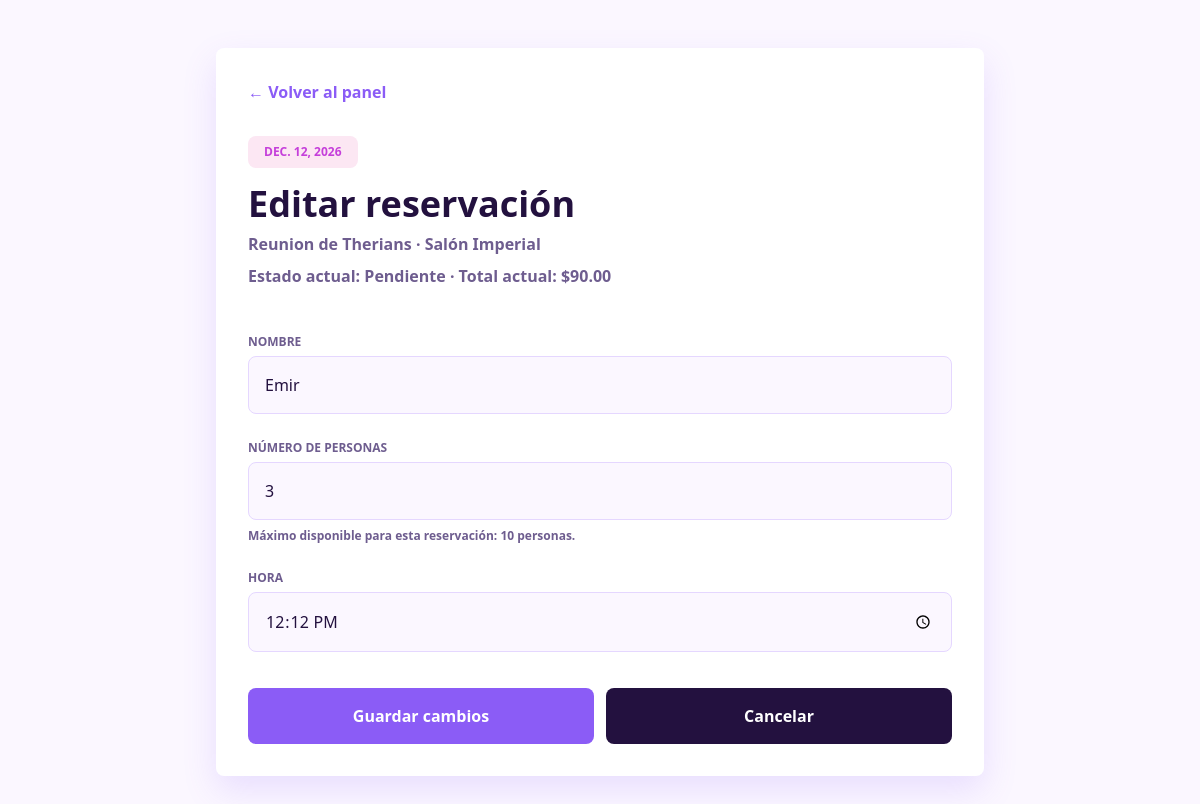
The page /reservacion/9/editar/ (signed in) on the database its author committed.
### web/models.py (models this page shows, shortened)
class Evento(models.Model):
    CATEGORIA_GENERAL = "general"
    CATEGORIA_CONFERENCIA = "conferencia"
    CATEGORIA_TALLER = "taller"
    CATEGORIA_CURSO = "curso"
    CATEGORIA_FIESTA = "fiesta"
    CATEGORIA_DEPORTIVO = "deportivo"
    CATEGORIA_CULTURAL = "cultural"
    CATEGORIA_ACADEMICO = "academico"
    CATEGORIA_EMPRESARIAL = "empresarial"
    CATEGORIA_OTRO = "otro"
    CATEGORIAS = [
        (CATEGORIA_GENERAL, "General"),
        (CATEGORIA_CONFERENCIA, "Conferencia"),
        (CATEGORIA_TALLER, "Taller"),
        (CATEGORIA_CURSO, "Curso"),
        (CATEGORIA_FIESTA, "Fiesta"),
        (CATEGORIA_DEPORTIVO, "Deportivo"),
        (CATEGORIA_CULTURAL, "Cultural"),
        (CATEGORIA_ACADEMICO, "Académico"),
        (CATEGORIA_EMPRESARIAL, "Empresarial"),
        (CATEGORIA_OTRO, "Otro"),
    ]
    organizador = models.ForeignKey(User, on_delete=models.CASCADE)
    nombre_evento = models.CharField(max_length=100)
    lugar = models.CharField(max_length=150)
    fecha_evento = models.DateField()
    cupo_maximo = models.PositiveIntegerField()
    precio_persona = models.DecimalField(max_digits=10, decimal_places=2, default=0)
    categoria = models.CharField(
        max_length=20, choices=CATEGORIAS, default=CATEGORIA_GENERAL
    )
    servicios = models.TextField(blank=True, null=True)
    descripcion = models.TextField(blank=True, null=True)
    codigo_invitacion = models.CharField(
        max_length=20, unique=True, default=generar_codigo_unico
    )
    activo = models.BooleanField(default=True)
    def reservaciones_activas(self):
        return self.reservaciones.exclude(estado=Reservacion.ESTADO_CANCELADA)
    def lugares_reservados(self):
        return (
            self.reservaciones_activas().aggregate(total=models.Sum("numero_personas"))[
                "total"
            ]
            or 0
        )

class Reservacion(models.Model):
    ESTADO_PENDIENTE = "pendiente"
    ESTADO_CONFIRMADA = "confirmada"
    ESTADO_PAGADA = "pagada"
    ESTADO_CANCELADA = "cancelada"
    ESTADO_ASISTIO = "asistio"
    ESTADO_NO_ASISTIO = "no_asistio"
    ESTADOS = [
        (ESTADO_PENDIENTE, "Pendiente"),
        (ESTADO_CONFIRMADA, "Confirmada"),
        (ESTADO_PAGADA, "Pagada"),
        (ESTADO_CANCELADA, "Cancelada"),
        (ESTADO_ASISTIO, "Asistió"),
        (ESTADO_NO_ASISTIO, "No asistió"),
    ]
    MAX_PERSONAS_POR_RESERVACION = 10
    evento = models.ForeignKey(
        Evento, on_delete=models.CASCADE, related_name="reservaciones"
    )
    usuario = models.ForeignKey(
        User, on_delete=models.CASCADE, related_name="reservaciones"
    )
    nombre_cliente = models.CharField(max_length=100)
    hora_reserva = models.TimeField()
    numero_personas = models.PositiveIntegerField()
    estado = models.CharField(
        max_length=20, choices=ESTADOS, default=ESTADO_PENDIENTE
    )
    servicios_extra = models.ManyToManyField(
        ServicioExtra, blank=True, related_name="reservaciones"
    )
    fecha_creacion = models.DateTimeField(auto_now_add=True)
    class Meta:
        constraints = [
            models.UniqueConstraint(
                fields=["evento", "usuario"],
                condition=~models.Q(estado="cancelada"),
                name="reservacion_activa_unica_por_usuario_evento",
            )
        ]
    def esta_cancelada(self):
        return self.estado == self.ESTADO_CANCELADA
    def subtotal_personas(self):
        return self.evento.precio_persona * self.numero_personas
    def total_servicios(self):
        return sum(
            (servicio.precio for servicio in self.servicios_extra.all()), Decimal("0.00")
        )
    def total_reservacion(self):
        if self.esta_cancelada():
            return Decimal("0.00")
        return self.subtotal_personas() + self.total_servicios()

### web/views.py (the view, shortened to what this page needs)
@login_required(login_url="/login/")
def editar_reservacion(request, reservacion_id):
    reservacion = get_object_or_404(
        Reservacion.objects.select_related("evento").prefetch_related("servicios_extra"),
        id=reservacion_id,
        usuario=request.user,
    )
    if reservacion.esta_cancelada():
        messages.error(request, "No puedes editar una reservación cancelada.")
        return redirect("pagina_de_inicio")
    evento = reservacion.evento
    if not evento.activo:
        messages.error(request, "No puedes editar una reservación de un evento cancelado.")
        return redirect("detalle_y_reserva", evento_id=evento.id)
    total_reservado = evento.lugares_reservados()
    lugares_disponibles = evento.cupo_maximo - total_reservado
    maximo_editable = min(
        lugares_disponibles + reservacion.numero_personas,
        Reservacion.MAX_PERSONAS_POR_RESERVACION,
    )
    servicios_activos = evento.servicios_extra.filter(activo=True).order_by("nombre")
    servicios_seleccionados = set(reservacion.servicios_extra.values_list("id", flat=True))
    return render(
        request,
        "editar_reservacion.html",
        {
            "reservacion": reservacion,
            "evento": evento,
            "maximo_editable": maximo_editable,
            "servicios_activos": servicios_activos,
            "servicios_seleccionados": servicios_seleccionados,
        },
    )

### web/validation.py (called while the page is built)
def form_limits(request):
    return {"FORM_LIMITS": LIMITS}

### templates/editar_reservacion.html (shortened to what this page needs)
{% extends 'base.html' %}
{% block contenido %}
<div class="min-h-screen bg-gray-50 py-12 px-4">
    <div class="max-w-3xl mx-auto bg-white rounded-[2rem] shadow-xl p-8">
        <a href="{% url 'pagina_de_inicio' %}" class="text-indigo-600 font-bold hover:text-pink-500">
            ← Volver al panel
        </a>
        <div class="mt-8">
            <span class="inline-block bg-pink-100 text-pink-600 px-4 py-2 rounded-full text-xs font-black uppercase">
                {{ evento.fecha_evento }}
            </span>
            <h1 class="text-4xl font-black text-gray-900 mt-4">
                Editar reservación
            </h1>
            <p class="text-gray-500 font-bold mt-2">
                {{ evento.nombre_evento }} · {{ evento.lugar }}
            </p>
            <p class="text-gray-500 font-bold mt-2">
                Estado actual: {{ reservacion.get_estado_display }} · Total actual: ${{ reservacion.total_reservacion }}
            </p>
        </div>
        <form method="POST" class="mt-10 space-y-5">
            <div>
                <label class="text-xs font-black text-gray-400 uppercase">Nombre</label>
                <input type="text" name="nombre_cliente" value="{{ reservacion.nombre_cliente }}" required
                    minlength="2" maxlength="100"
                    class="w-full mt-1 p-4 bg-gray-50 border border-gray-100 rounded-2xl focus:ring-2 focus:ring-indigo-500 outline-none">
            </div>
            <div>
                <label class="text-xs font-black text-gray-400 uppercase">Número de personas</label>
                <input type="number" name="numero_personas" min="1" max="{{ maximo_editable }}"
                    value="{{ reservacion.numero_personas }}" data-max-digits="2" required
                    class="w-full mt-1 p-4 bg-gray-50 border border-gray-100 rounded-2xl focus:ring-2 focus:ring-indigo-500 outline-none">
                <p class="text-xs text-gray-400 font-bold mt-2">
                    Máximo disponible para esta reservación: {{ maximo_editable }} personas.
                </p>
            </div>
            <div>
                <label class="text-xs font-black text-gray-400 uppercase">Hora</label>
                <input type="time" name="hora_reserva" value="{{ reservacion.hora_reserva|time:'H:i' }}" required
                    class="w-full mt-1 p-4 bg-gray-50 border border-gray-100 rounded-2xl focus:ring-2 focus:ring-indigo-500 outline-none">
            </div>
            <div class="flex flex-col sm:flex-row gap-3 pt-4">
                <button type="submit"
                    class="flex-1 bg-indigo-600 text-white py-4 rounded-2xl font-black hover:bg-indigo-700 transition-all">
                    Guardar cambios
                </button>
                <a href="{% url 'pagina_de_inicio' %}"
                    class="flex-1 text-center bg-gray-900 text-white py-4 rounded-2xl font-black hover:bg-pink-500 transition-all">
                    Cancelar
                </a>
            </div>
        </form>
    </div>
</div>
{% endblock %}

### static/app.css (style rules this page uses)
:root { --color-bg: #fbf7ff; --color-surface: #ffffff; --color-surface-muted: #f1e8ff; --color-border: #e5d7ff; --color-text: #23113f; --color-muted: #6e5d8f; --color-primary: #8b5cf6; --color-primary-dark: #7c3aed; --color-accent: #c53fda; --color-blue: #38bdf8; --color-success: #22c55e; --color-danger: #e11d48; --shadow-soft: 0 14px 34px rgba(139, 92, 246, 0.16); --radius: 8px; }
html { color: var(--color-text); }
body { background: var(--color-bg); }
.rounded-xl, .rounded-2xl, .rounded-3xl, .rounded-\[2rem\], .rounded-\[2\.5rem\], .rounded-full { border-radius: var(--radius) !important; }
.bg-gray-50, .bg-slate-50 { background-color: var(--color-bg) !important; }
.bg-white, .bg-white\/80, .bg-white\/90, .bg-white\/95 { background-color: var(--color-surface) !important; }
.text-gray-900, .text-gray-950, .text-indigo-950 { color: var(--color-text) !important; }
.text-gray-400, .text-gray-500, .text-gray-600 { color: var(--color-muted) !important; }
.text-indigo-600, .text-indigo-500, .text-indigo-400, .text-blue-600, .text-purple-600 { color: var(--color-primary) !important; }
.text-pink-600, .text-pink-500, .text-red-600 { color: var(--color-accent) !important; }
.bg-indigo-600, .bg-indigo-500, .bg-blue-600, .bg-purple-600 { background-color: var(--color-primary) !important; }
.bg-gray-900, .bg-gray-950, .bg-\[\#0f172a\] { background-color: var(--color-text) !important; }
.border-gray-100, .border-gray-200, .border-indigo-100, .border-pink-100, .border-white\/20, .border-white\/30 { border-color: var(--color-border) !important; }
.shadow-sm, .shadow-xl, .shadow-2xl, .shadow-lg { box-shadow: var(--shadow-soft) !important; }
input, select, textarea { max-width: 100%; border-color: var(--color-border) !important; color: var(--color-text); caret-color: var(--color-primary); }
button, a { overflow-wrap: anywhere; }

### rows shown on the page
Evento: fecha_evento "DEC. 12, 2026", nombre_evento "Reunion de Therians", lugar "Salón Imperial"
Reservacion: estado "Pendiente", total_reservacion "90.00", nombre_cliente "Emir", numero_personas "3", hora_reserva "12:12"

### other values the page prints
{{ maximo_editable }} "10"
